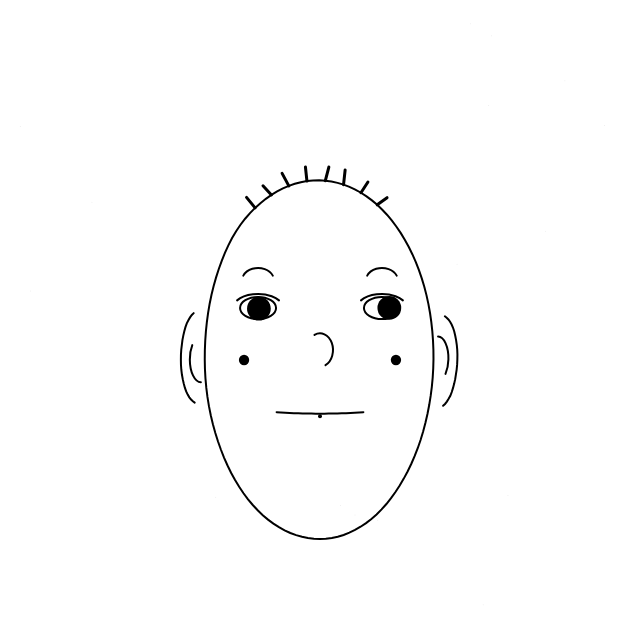
Frame 1 (no input)
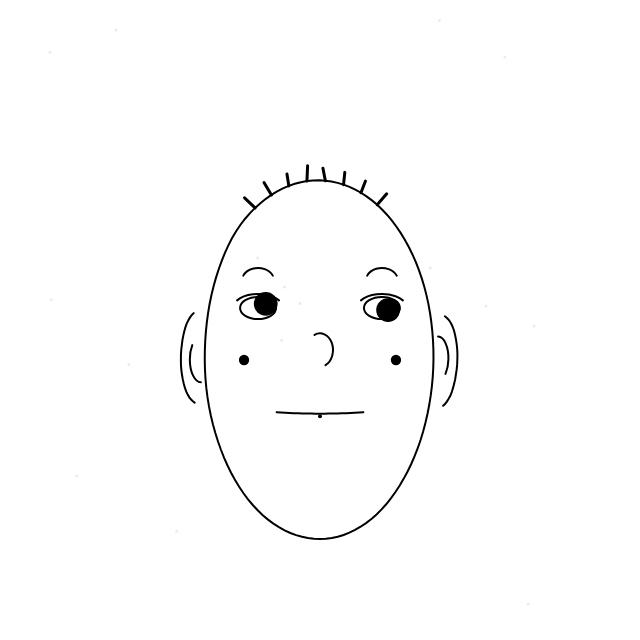
Frame 2 (the mouse pressed at the canvas centre, redrawn once)

The p5.js sketch that drew these frames (run headless with seeded random() and noise() and a simulated clock; the mouse was pressed at the canvas centre and the sketch redrawn once):

// p5.js sketch
// ── sketch.js
// Face Generator mit "Wut"-Parameter (0 = fröhlich, 1 = wütend)
// - Eckiger & kritzeliger bei Wut
// - Runder & ruhiger bei Freude

let params = {};
let btn;
let angerSlider; // 0..1

function setup() {
  createCanvas(640, 640);
  angleMode(DEGREES);
  noLoop();

  btn = createButton('Randomizer');
  btn.mousePressed(() => { randomizeParams(); applyEmotion(); redraw(); });

  createSpan('  Anger-meter: ');
  angerSlider = createSlider(0, 1, 0, 0.01);
  angerSlider.input(() => { applyEmotion(); redraw(); });

  randomizeParams();
  applyEmotion();
}

function draw() {
  background(255);
  translate(width/2, height/2);

  drawSpeckles(params.speckleCount);

  const head = drawHead(0, 40, params.headW, params.headH, params.headBump, params.headNoiseScale, params.scribblePasses, params.scribbleJitter);

  drawEars(params, head);    // klebt an der Kontur, 180° rotiert
  drawHair(params, head);    // an der Kontur verankert
  drawEyesGrouped(params);   // Ring -> Pupille -> Braue
  drawNose(params);
  drawMouth(params);
  drawCheeks(params);
}

/* ---------------- PARAMS ---------------- */
function randomizeParams() {
  params.seed = floor(random(1e6));
  noiseSeed(params.seed);
  randomSeed(params.seed);

  params.headW = random(220, 360);
  params.headH = random(260, 420);

  // werden von applyEmotion() überschrieben, hier nur Platzhalter
  params.headBump = 12;
  params.headNoiseScale = 1.0;
  params.shapePower = 2.0;
  params.scribblePasses = 1;
  params.scribbleJitter = 0;

  params.hairStyle = 0; // wir nutzen nur top-sprouts, Länge/Dichte steuert Emotion
  params.hairDensity = 0.5;
  params.hairLen = 30;

  // Augen
  params.eyeSpacing = random(80, 140);
  params.eyeTilt = 0;
  params.eyeW = 36;
  params.eyeH = 22;
  params.pupilR = random(9, 13);
  params.gazeJitter = 0.35;
  params.showLids = true;
  params.browArc = 18;
  params.browGap = 12;
  params.browWeight = 2.5;
  params.irisDot = random() < 0.25;

  // Nase/Mund
  params.noseType = floor(random(0, 4));
  params.noseLen = random(30, 60);
  params.mouthWidth = random(80, 140);
  params.mouthOpen = random(0, 8);
  params.mouthCurve = 10; // wird von Emotion gesetzt
  params.mouthY = random(78, 110);

  // Sonstiges
  params.cheekDots = random() < 0.4;
  params.cheekSize = random(6, 11);
  params.speckleCount = floor(random(10, 25));
}

function applyEmotion() {
  const A = angerSlider ? angerSlider.value() : 0; // 0 = happy, 1 = angry

  // Kopf: runder -> eckiger
  params.shapePower   = lerp(2.0, 3.6, A);      // Superellipse-Exponent
  params.headBump     = lerp(8, 28, A);         // mehr Unruhe
  params.headNoiseScale = lerp(0.8, 1.7, A);

  // Kritzel-Look
  params.scribblePasses = round(lerp(1, 4, A)); // mehr überlagerte Linien
  params.scribbleJitter = lerp(0, 2.3, A);      // Jitter pro Pass in px

  // Haare
  params.hairLen     = lerp(16, 60, A);
  params.hairDensity = lerp(0.3, 1.0, A);

  // Augenbrauen & Blick
  params.browGap     = lerp(16, 6, A);
  params.browArc     = lerp(26, 12, A);
  params.browWeight  = lerp(2, 4, A);
  params.gazeJitter  = lerp(0.45, 0.18, A); // wütend schaut fokussierter
  params.eyeTilt     = lerp(0, -8, A);      // leichter „Zornesblick“

  // Mund
  params.mouthCurve  = lerp(18, -38, A);    // runtergezogene Mundkurve
  params.mouthOpen   = lerp(4, 2, A);
}

/* ---------------- HEAD with Superellipse + scribble ---------------- */
// Superellipse: |x/a|^n + |y/b|^n = 1, n>2 wird „eckiger“
function drawHead(cx, cy, w, h, bump, s, passes = 1, jitter = 0) {
  const steps = 120;
  let pts = [];
  let minY =  1e9, maxY = -1e9;

  // Basis-Punkte berechnen (Weltkoordinaten)
  for (let i = 0; i <= steps; i++) {
    const a = (i / steps) * 360;
    const ca = cos(a), sa = sin(a);
    const n  = params.shapePower;

    // Superellipse-Profil
    const sx = Math.sign(ca) * pow(abs(ca), 2 / n);
    const sy = Math.sign(sa) * pow(abs(sa), 2 / n);

    // Grundellipse
    let x = cx + sx * (w / 2);
    let y = cy + sy * (h / 2);

    // Bump-Noise
    const nx = (ca * 0.5 + 0.5) * s;
    const ny = (sa * 0.5 + 0.5) * s;
    const nn = noise(nx, ny) - 0.5;

    x += nn * bump;        // x-Unruhe
    y += nn * bump * 0.8;  // y-Unruhe

    pts.push(createVector(x, y));
    minY = min(minY, y);
    maxY = max(maxY, y);
  }

  // Kritzel: mehrere leicht versetzte Durchläufe
  stroke(0);
  noFill();
  for (let p = 0; p < passes; p++) {
    strokeWeight(2);
    beginShape();
    for (let i = 0; i < pts.length; i++) {
      const jx = random(-jitter, jitter);
      const jy = random(-jitter, jitter);
      vertex(pts[i].x + jx, pts[i].y + jy);
    }
    endShape();
  }

  return { pts, minY, maxY, center: createVector(cx, cy), w, h };
}

/* ---------------- HAIR (anchored) ---------------- */
function drawHair(p, head) {
  const pts = head.pts, N = pts.length;
  if (N < 3) return;
  const idx = (i) => (i + N) % N;

  let roots = pts.map((pt, i) => ({pt, i})).filter(o => o.pt.y < head.minY + 28);
  const step = floor(map(p.hairDensity, 0.25, 1.0, 4, 1, true));
  roots = roots.filter((_, i) => i % step === 0);

  stroke(0); strokeWeight(3); noFill();

  for (const r of roots) {
    const i = r.i;
    const prev = pts[idx(i-1)], next = pts[idx(i+1)];
    let tx = next.x - prev.x, ty = next.y - prev.y;
    let nx = -ty, ny = tx;
    const L = sqrt(nx*nx + ny*ny) || 1; nx/=L; ny/=L;

    const vx = r.pt.x - head.center.x, vy = r.pt.y - head.center.y;
    if (vx*nx + vy*ny < 0) { nx*=-1; ny*=-1; }

    const len = random(12, p.hairLen);
    const jitter = radians(random(-18, 18));
    const c = cos(degrees(jitter)), s = sin(degrees(jitter));
    const dx = nx*c - ny*s, dy = nx*s + ny*c;

    // leichte Kritzelkopie bei hoher Wut
    const passes = max(1, round(map(p.scribblePasses, 1, 4, 1, 2)));
    for (let k = 0; k < passes; k++) {
      const jx = random(-p.scribbleJitter*0.5, p.scribbleJitter*0.5);
      const jy = random(-p.scribbleJitter*0.5, p.scribbleJitter*0.5);
      line(r.pt.x + jx, r.pt.y + jy, r.pt.x + jx + dx*len, r.pt.y + jy + dy*len);
    }
  }
}

function sampleEvery(arr, k){ if(k<=1) return arr; let out=[]; for(let i=0;i<arr.length;i+=k) out.push(arr[i]); return out; }

/* ---------------- EARS (anchored, 180°) ---------------- */
function drawEars(p, head) {
  const pts = head.pts, N = pts.length;
  const idx = (i) => (i + N) % N;

  const yMin = head.center.y - head.h * 0.05;
  const yMax = head.center.y + head.h * 0.25;
  const band = pts.map((pt,i)=>({pt,i})).filter(o=>o.pt.y>yMin && o.pt.y<yMax);
  if (band.length < 3) return;

  let left  = band.reduce((a,b)=> b.pt.x < a.pt.x ? b : a);
  let right = band.reduce((a,b)=> b.pt.x > a.pt.x ? b : a);
  drawEarAt(left);
  drawEarAt(right);

  function drawEarAt(anchor){
    const i = anchor.i;
    const prev = pts[idx(i-1)], next = pts[idx(i+1)];
    let tx = next.x - prev.x, ty = next.y - prev.y;
    const tangAng = atan2(ty, tx);
    let nx = -ty, ny = tx;
    const L = sqrt(nx*nx + ny*ny) || 1; nx/=L; ny/=L;
    const vx = anchor.pt.x - head.center.x, vy = anchor.pt.y - head.center.y;
    if (vx*nx + vy*ny < 0) { nx*=-1; ny*=-1; }

    const earW = map(head.w, 220, 360, 34, 70, true);
    const earH = map(head.h, 260, 420, 60, 110, true);
    const base = createVector(anchor.pt.x + nx*4, anchor.pt.y + ny*4);

    push();
    translate(base.x, base.y);
    rotate(tangAng + 270); // gewünschte Ausrichtung
    noFill(); stroke(0); strokeWeight(2);

    // Kritzel-Ohr
    const passes = params.scribblePasses;
    for (let p=0; p<passes; p++){
      const jx = random(-params.scribbleJitter, params.scribbleJitter);
      const jy = random(-params.scribbleJitter, params.scribbleJitter);
      push();
      translate(jx, jy);
      beginShape();
      const steps = 24;
      for (let k=0;k<=steps;k++){
        const a = map(k,0,steps,-70,70);
        const r = 1 + noise(k*0.1)*0.15;
        vertex(cos(a)*earW*0.5*r, sin(a)*earH*0.5*r);
      }
      endShape();
      arc(0, 0, earW*0.6, earH*0.5, -90, 60);
      pop();
    }
    pop();
  }
}

/* ---------------- grouped eyes ---------------- */
function drawEyesGrouped(p) {
  push();
  translate(0, -12);

  const ex = p.eyeSpacing / 2;
  const a = p.eyeW/2, b = p.eyeH/2;

  const drawEye = (x) => {
    push(); translate(x,0); rotate(p.eyeTilt);

    // Ring
    noFill(); stroke(0); strokeWeight(2);
    const passes = p.scribblePasses;
    for (let s=0; s<passes; s++){
      const jx = random(-p.scribbleJitter*0.4, p.scribbleJitter*0.4);
      const jy = random(-p.scribbleJitter*0.4, p.scribbleJitter*0.4);
      push(); translate(jx,jy); ellipse(0, 0, p.eyeW, p.eyeH); pop();
    }

    // Pupille in der Ellipse
    const maxR = p.gazeJitter;
    let dx = random(-a*maxR, a*maxR);
    let dy = random(-b*maxR, b*maxR);
    const k = (dx*dx)/(a*a) + (dy*dy)/(b*b);
    if (k > 0.9) { const sc = sqrt(0.9 / k); dx *= sc; dy *= sc; }
    noStroke(); fill(0);
    circle(dx, dy, p.pupilR*2);
    if (p.irisDot) { fill(240,240,0); circle(dx+a*0.25, dy-b*0.15, 6); }

    // Braue
    noFill(); stroke(0); strokeWeight(p.browWeight);
    const gy = -b - p.browGap;
    const span = p.eyeW * 0.9;
    arc(0, gy, span, p.browArc, 200, 340);

    // Lid optional
    if (p.showLids) { strokeWeight(2); arc(0,0,p.eyeW+14,p.eyeH+6,200,340); }
    pop();
  };

  drawEye(-ex);
  drawEye( ex);
  pop();
}

/* ---------------- Nose, Mouth, etc. ---------------- */
function drawNose(p) {
  push(); translate(0, 20); stroke(0); strokeWeight(2); noFill();
  if (p.noseType === 0) line(0, -10, 0, p.noseLen);
  else if (p.noseType === 1) { beginShape(); vertex(-6, -10); vertex(0, p.noseLen * 0.5); vertex(8, p.noseLen); endShape(); }
  else if (p.noseType === 2) arc(0, p.noseLen * 0.3, 26, p.noseLen, 250, 430);
  else ellipse(0, p.noseLen * 0.5, 12, 8);
  pop();
}

function drawMouth(p) {
  push(); translate(0, p.mouthY); stroke(0); strokeWeight(2); noFill();
  const w = p.mouthWidth, c = p.mouthCurve;
  // Kritzelkurve
  for (let s=0; s<p.scribblePasses; s++){
    const jx = random(-p.scribbleJitter, p.scribbleJitter);
    const jy = random(-p.scribbleJitter, p.scribbleJitter);
    beginShape();
    for (let i = 0; i <= 20; i++) {
      const t = map(i, 0, 20, -1, 1);
      const y = (1 - t * t) * (c / 12);
      vertex(jx + t * (w / 2), jy + y);
    }
    endShape();
  }
  if (p.mouthOpen > 2) { fill(0); noStroke(); ellipse(0, 4, constrain(p.mouthOpen, 4, 36), p.mouthOpen); }
  pop();
}

function drawCheeks(p) {
  if (!p.cheekDots) return;
  push(); noStroke(); fill(0);
  const ex = p.eyeSpacing / 2 + 14;
  circle(-ex, 40, p.cheekSize);
  circle( ex, 40, p.cheekSize);
  pop();
}

function drawSpeckles(n) {
  push(); stroke(0, 20);
  for (let i=0;i<n;i++){
    const x = random(-width/2+20, width/2-20);
    const y = random(-height/2+20, height/2-20);
    point(x,y);
  }
  pop();
}

function keyPressed(){ if(key==='r'||key==='R'){ randomizeParams(); applyEmotion(); redraw(); } }
